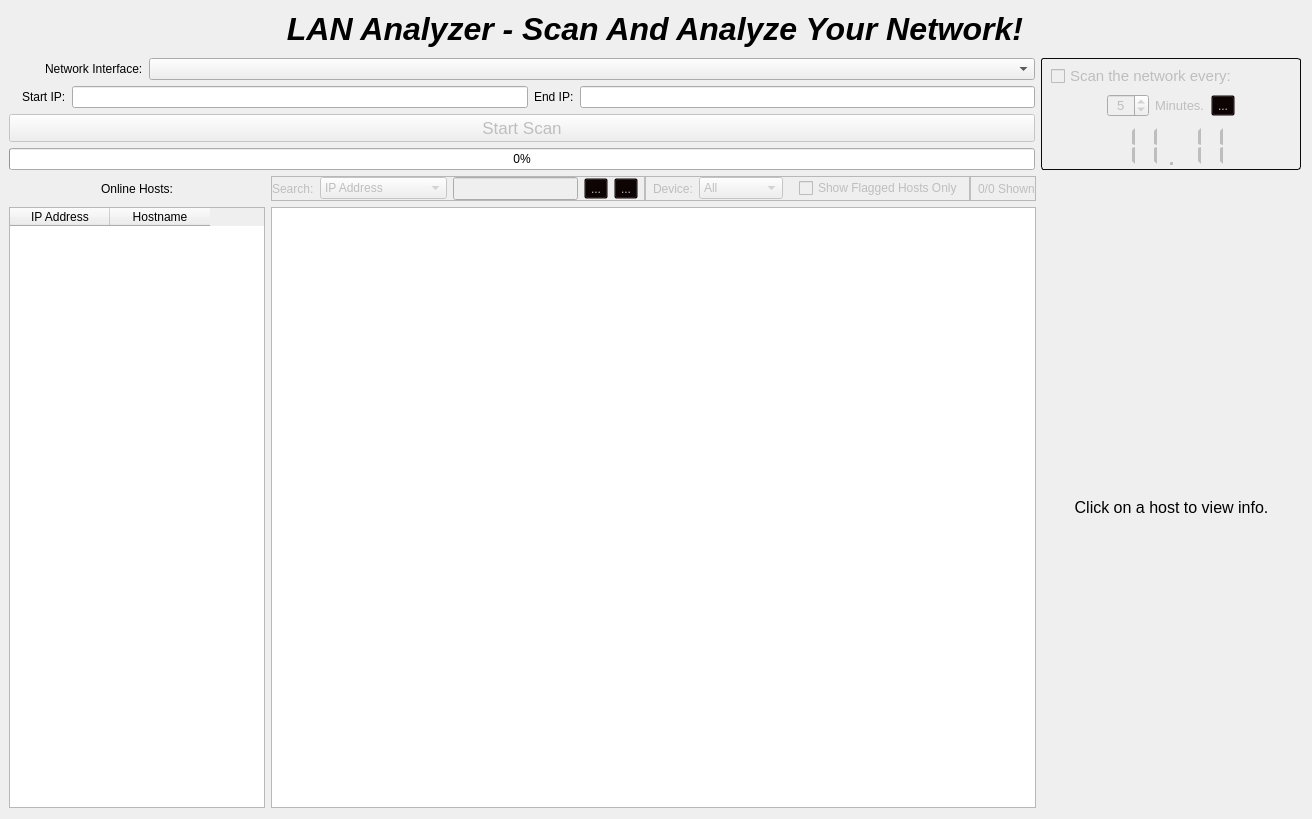
      <widget class="QWidget" name="main_screen">
       <layout class="QGridLayout" name="gridLayout_2">
        <property name="leftMargin">
         <number>9</number>
        </property>
        <item row="4" column="0" rowspan="3">
         <widget class="QTableWidget" name="hosts_table_widget">
          <property name="sizePolicy">
           <sizepolicy hsizetype="Maximum" vsizetype="Expanding">
            <horstretch>0</horstretch>
            <verstretch>0</verstretch>
           </sizepolicy>
          </property>
          <column>
           <property name="text">
            <string>IP Address</string>
           </property>
          </column>
          <column>
           <property name="text">
            <string>Hostname</string>
           </property>
          </column>
         </widget>
        </item>
        <item row="4" column="1" rowspan="3" colspan="2">
         <widget class="QGraphicsView" name="topology_view">
          <property name="minimumSize">
           <size>
            <width>230</width>
            <height>252</height>
           </size>
          </property>
         </widget>
        </item>
        <item row="0" column="0" colspan="4">
         <layout class="QVBoxLayout" name="verticalLayout_2">
          <property name="spacing">
           <number>6</number>
          </property>
          <item>
           <widget class="QLabel" name="title_label">
            <property name="font">
             <font>
              <pointsize>24</pointsize>
              <weight>75</weight>
              <italic>true</italic>
              <bold>true</bold>
              <underline>false</underline>
              <kerning>true</kerning>
             </font>
            </property>
            <property name="text">
             <string>LAN Analyzer - Scan And Analyze Your Network!</string>
            </property>
            <property name="alignment">
             <set>Qt::AlignCenter</set>
            </property>
           </widget>
          </item>
          <item>
           <spacer name="verticalSpacer_2">
            <property name="orientation">
             <enum>Qt::Vertical</enum>
            </property>
            <property name="sizeType">
             <enum>QSizePolicy::Maximum</enum>
            </property>
            <property name="sizeHint" stdset="0">
             <size>
              <width>20</width>
              <height>5</height>
             </size>
            </property>
           </spacer>
          </item>
          <item>
           <layout class="QHBoxLayout" name="horizontalLayout_6">
            <property name="bottomMargin">
             <number>0</number>
            </property>
            <item>
             <layout class="QVBoxLayout" name="verticalLayout_15">
              <property name="bottomMargin">
               <number>0</number>
              </property>
              <item>
               <layout class="QHBoxLayout" name="horizontalLayout_2">
                <item>
                 <widget class="QLabel" name="label_2">
                  <property name="maximumSize">
                   <size>
                    <width>30</width>
                    <height>30</height>
                   </size>
                  </property>
                  <property name="text">
                   <string/>
                  </property>
                  <property name="pixmap">
                   <pixmap>../../icons/nic.png</pixmap>
                  </property>
                  <property name="scaledContents">
                   <bool>true</bool>
                  </property>
                 </widget>
                </item>
                <item>
                 <widget class="QLabel" name="network_interfaces_label">
                  <property name="sizePolicy">
                   <sizepolicy hsizetype="Maximum" vsizetype="Preferred">
                    <horstretch>0</horstretch>
                    <verstretch>0</verstretch>
                   </sizepolicy>
                  </property>
                  <property name="text">
                   <string>Network Interface:</string>
                  </property>
                 </widget>
                </item>
                <item>
                 <widget class="QComboBox" name="interfaces_combobox">
                  <property name="styleSheet">
                   <string notr="true"/>
                  </property>
                 </widget>
                </item>
               </layout>
              </item>
              <item>
               <layout class="QHBoxLayout" name="horizontalLayout">
                <item>
                 <widget class="QLabel" name="label_3">
                  <property name="maximumSize">
                   <size>
                    <width>30</width>
                    <height>30</height>
                   </size>
                  </property>
                  <property name="text">
                   <string/>
                  </property>
                  <property name="pixmap">
                   <pixmap>../../icons/ip-address.png</pixmap>
                  </property>
                  <property name="scaledContents">
                   <bool>true</bool>
                  </property>
                 </widget>
                </item>
                <item>
                 <widget class="QLabel" name="starting_ip_label">
                  <property name="text">
                   <string>Start IP:</string>
                  </property>
                 </widget>
                </item>
                <item>
                 <widget class="QLineEdit" name="start_ip_line"/>
                </item>
                <item>
                 <widget class="QLabel" name="end_ip_label">
                  <property name="text">
                   <string>End IP:</string>
                  </property>
                 </widget>
                </item>
                <item>
                 <widget class="QLineEdit" name="end_ip_line"/>
                </item>
               </layout>
              </item>
              <item>
               <widget class="QPushButton" name="start_scan_button">
                <property name="enabled">
                 <bool>false</bool>
                </property>
                <property name="font">
                 <font>
                  <pointsize>13</pointsize>
                 </font>
                </property>
                <property name="text">
                 <string>Start Scan</string>
                </property>
                <property name="icon">
                 <iconset>
                  <normaloff>../../icons/start_scan_icon.png</normaloff>../../icons/start_scan_icon.png</iconset>
                </property>
                <property name="iconSize">
                 <size>
                  <width>24</width>
                  <height>24</height>
                 </size>
                </property>
               </widget>
              </item>
              <item>
               <widget class="QProgressBar" name="scan_prog_bar">
                <property name="value">
                 <number>0</number>
                </property>
                <property name="textVisible">
                 <bool>true</bool>
                </property>
                <property name="orientation">
                 <enum>Qt::Horizontal</enum>
                </property>
                <property name="invertedAppearance">
                 <bool>false</bool>
                </property>
                <property name="textDirection">
                 <enum>QProgressBar::TopToBottom</enum>
                </property>
               </widget>
              </item>
             </layout>
            </item>
            <item>
             <widget class="QFrame" name="scan_interval_frame">
              <property name="enabled">
               <bool>true</bool>
              </property>
              <property name="minimumSize">
               <size>
                <width>260</width>
                <height>70</height>
               </size>
              </property>
              <property name="styleSheet">
               <string notr="true">QFrame {
	border-width: 1;
	border-radius: 3;
	border-style: solid;
	border-color: rgb(10, 10, 10)
}</string>
              </property>
              <property name="frameShape">
               <enum>QFrame::StyledPanel</enum>
              </property>
              <property name="frameShadow">
               <enum>QFrame::Raised</enum>
              </property>
              <layout class="QGridLayout" name="gridLayout_7">
               <property name="leftMargin">
                <number>9</number>
               </property>
               <property name="topMargin">
                <number>5</number>
               </property>
               <property name="bottomMargin">
                <number>0</number>
               </property>
               <item row="3" column="1" colspan="5">
                <widget class="QLCDNumber" name="scan_interval_remain_lcdNumber">
                 <property name="enabled">
                  <bool>false</bool>
                 </property>
                 <property name="autoFillBackground">
                  <bool>false</bool>
                 </property>
                 <property name="styleSheet">
                  <string notr="true">border: none;</string>
                 </property>
                 <property name="frameShape">
                  <enum>QFrame::Box</enum>
                 </property>
                 <property name="lineWidth">
                  <number>1</number>
                 </property>
                 <property name="midLineWidth">
                  <number>0</number>
                 </property>
                 <property name="smallDecimalPoint">
                  <bool>false</bool>
                 </property>
                 <property name="segmentStyle">
                  <enum>QLCDNumber::Flat</enum>
                 </property>
                 <property name="value" stdset="0">
                  <double>11.109999999999999</double>
                 </property>
                </widget>
               </item>
               <item row="2" column="2">
                <widget class="QSpinBox" name="scan_interval_time_spinBox">
                 <property name="enabled">
                  <bool>false</bool>
                 </property>
                 <property name="sizePolicy">
                  <sizepolicy hsizetype="Maximum" vsizetype="Fixed">
                   <horstretch>0</horstretch>
                   <verstretch>0</verstretch>
                  </sizepolicy>
                 </property>
                 <property name="font">
                  <font>
                   <family>Segoe UI</family>
                   <pointsize>10</pointsize>
                  </font>
                 </property>
                 <property name="wrapping">
                  <bool>false</bool>
                 </property>
                 <property name="frame">
                  <bool>true</bool>
                 </property>
                 <property name="alignment">
                  <set>Qt::AlignCenter</set>
                 </property>
                 <property name="buttonSymbols">
                  <enum>QAbstractSpinBox::UpDownArrows</enum>
                 </property>
                 <property name="accelerated">
                  <bool>false</bool>
                 </property>
                 <property name="correctionMode">
                  <enum>QAbstractSpinBox::CorrectToNearestValue</enum>
                 </property>
                 <property name="keyboardTracking">
                  <bool>true</bool>
                 </property>
                 <property name="minimum">
                  <number>1</number>
                 </property>
                 <property name="maximum">
                  <number>60</number>
                 </property>
                 <property name="value">
                  <number>5</number>
                 </property>
                </widget>
               </item>
               <item row="2" column="3">
                <widget class="QLabel" name="interval_minutes_label">
                 <property name="enabled">
                  <bool>false</bool>
                 </property>
                 <property name="font">
                  <font>
                   <family>Segoe UI</family>
                   <pointsize>10</pointsize>
                  </font>
                 </property>
                 <property name="styleSheet">
                  <string notr="true">border: none;</string>
                 </property>
                 <property name="text">
                  <string>Minutes.</string>
                 </property>
                </widget>
               </item>
               <item row="1" column="1" colspan="5">
                <widget class="QCheckBox" name="scan_interval_cb">
                 <property name="enabled">
                  <bool>false</bool>
                 </property>
                 <property name="font">
                  <font>
                   <family>Segoe UI</family>
                   <pointsize>11</pointsize>
                  </font>
                 </property>
                 <property name="styleSheet">
                  <string notr="true">QCheckBox::indicator:unchecked {
    /*image: url(LAN_Analyzer_Cache/view/icons/timer_unchecked.png);*/
	image: url(src/view/icons/timer_unchecked.png);
	width: 50px;
    height: 50px;
}

QCheckBox::indicator:checked {
    /*image: url(LAN_Analyzer_Cache/view/icons/timer_checked.png);*/
	image: url(src/view/icons/timer_checked.png);
	width: 50px;
    height: 50px;
}

QCheckBox::indicator:unchecked:disabled {
    /*image: url(LAN_Analyzer_Cache/view/icons/disabled_unchecked_timer.png);*/
	image: url(src/view/icons/disabled_unchecked_timer.png);
	width: 50px;
    height: 50px;
}

QCheckBox::indicator:checked:disabled {
    /*image: url(LAN_Analyzer_Cache/view/icons/disabled_checked_timer.png);*/
	image: url(src/view/icons/disabled_checked_timer.png);
	width: 50px;
    height: 50px;
}</string>
                 </property>
                 <property name="text">
                  <string>Scan the network every:</string>
                 </property>
                 <property name="iconSize">
                  <size>
                   <width>16</width>
                   <height>16</height>
                  </size>
                 </property>
                 <property name="checked">
                  <bool>false</bool>
                 </property>
                </widget>
               </item>
               <item row="2" column="4">
                <widget class="QToolButton" name="start_scan_interval_tb">
                 <property name="enabled">
                  <bool>false</bool>
                 </property>
                 <property name="toolTip">
                  <string>(Re)start timer</string>
                 </property>
                 <property name="styleSheet">
                  <string notr="true">background-color: rgba(10, 0, 0, 0);</string>
                 </property>
                 <property name="text">
                  <string>...</string>
                 </property>
                 <property name="icon">
                  <iconset>
                   <normaloff>../../icons/timer_start.png</normaloff>../../icons/timer_start.png</iconset>
                 </property>
                 <property name="iconSize">
                  <size>
                   <width>24</width>
                   <height>24</height>
                  </size>
                 </property>
                </widget>
               </item>
              </layout>
             </widget>
            </item>
           </layout>
          </item>
         </layout>
        </item>
        <item row="2" column="0">
         <widget class="QLabel" name="online_hosts_label">
          <property name="text">
           <string>Online Hosts:</string>
          </property>
          <property name="alignment">
           <set>Qt::AlignCenter</set>
          </property>
         </widget>
        </item>
        <item row="2" column="1" colspan="2">
         <widget class="QFrame" name="topology_search_frame">
          <property name="enabled">
           <bool>false</bool>
          </property>
          <property name="sizePolicy">
           <sizepolicy hsizetype="Preferred" vsizetype="Maximum">
            <horstretch>0</horstretch>
            <verstretch>0</verstretch>
           </sizepolicy>
          </property>
          <property name="frameShape">
           <enum>QFrame::StyledPanel</enum>
          </property>
          <property name="frameShadow">
           <enum>QFrame::Raised</enum>
          </property>
          <layout class="QGridLayout" name="gridLayout_8">
           <property name="leftMargin">
            <number>0</number>
           </property>
           <property name="topMargin">
            <number>0</number>
           </property>
           <property name="rightMargin">
            <number>0</number>
           </property>
           <property name="bottomMargin">
            <number>0</number>
           </property>
           <item row="0" column="0">
            <layout class="QHBoxLayout" name="topology_search_layout">
             <property name="bottomMargin">
              <number>0</number>
             </property>
             <item>
              <widget class="QLabel" name="search_label">
               <property name="text">
                <string>Search:</string>
               </property>
              </widget>
             </item>
             <item>
              <widget class="QComboBox" name="search_value_type_comboBox">
               <property name="sizeAdjustPolicy">
                <enum>QComboBox::AdjustToContentsOnFirstShow</enum>
               </property>
               <item>
                <property name="text">
                 <string>IP Address</string>
                </property>
               </item>
               <item>
                <property name="text">
                 <string>Hostname</string>
                </property>
               </item>
               <item>
                <property name="text">
                 <string>MAC Address</string>
                </property>
               </item>
               <item>
                <property name="text">
                 <string>MAC Vendor</string>
                </property>
               </item>
               <item>
                <property name="text">
                 <string>Open Ports</string>
                </property>
               </item>
               <item>
                <property name="text">
                 <string>Operating System</string>
                </property>
               </item>
              </widget>
             </item>
             <item>
              <widget class="QLineEdit" name="search_bar_lineEdit">
               <property name="font">
                <font>
                 <pointsize>10</pointsize>
                </font>
               </property>
              </widget>
             </item>
             <item>
              <widget class="QToolButton" name="search_tb">
               <property name="styleSheet">
                <string notr="true">background-color: rgba(10, 0, 0, 0);</string>
               </property>
               <property name="text">
                <string>...</string>
               </property>
               <property name="icon">
                <iconset>
                 <normaloff>../../icons/search.png</normaloff>../../icons/search.png</iconset>
               </property>
               <property name="iconSize">
                <size>
                 <width>24</width>
                 <height>24</height>
                </size>
               </property>
              </widget>
             </item>
             <item>
              <widget class="QToolButton" name="cancel_search_tb">
               <property name="styleSheet">
                <string notr="true">background-color: rgba(10, 0, 0, 0);</string>
               </property>
               <property name="text">
                <string>...</string>
               </property>
               <property name="icon">
                <iconset>
                 <normaloff>../../icons/cancel.png</normaloff>../../icons/cancel.png</iconset>
               </property>
               <property name="iconSize">
                <size>
                 <width>20</width>
                 <height>20</height>
                </size>
               </property>
              </widget>
             </item>
             <item>
              <widget class="Line" name="line">
               <property name="frameShadow">
                <enum>QFrame::Plain</enum>
               </property>
               <property name="lineWidth">
                <number>2</number>
               </property>
               <property name="midLineWidth">
                <number>2</number>
               </property>
               <property name="orientation">
                <enum>Qt::Vertical</enum>
               </property>
              </widget>
             </item>
             <item>
              <widget class="QLabel" name="device_search_label">
               <property name="text">
                <string>Device:</string>
               </property>
              </widget>
             </item>
             <item>
              <widget class="QComboBox" name="device_type_search_comboBox">
               <item>
                <property name="text">
                 <string>All</string>
                </property>
               </item>
               <item>
                <property name="text">
                 <string>Computer</string>
                </property>
               </item>
               <item>
                <property name="text">
                 <string>Router</string>
                </property>
               </item>
               <item>
                <property name="text">
                 <string>Printer</string>
                </property>
               </item>
              </widget>
             </item>
             <item>
              <spacer name="horizontalSpacer_8">
               <property name="orientation">
                <enum>Qt::Horizontal</enum>
               </property>
               <property name="sizeType">
                <enum>QSizePolicy::Minimum</enum>
               </property>
               <property name="sizeHint" stdset="0">
                <size>
                 <width>10</width>
                 <height>0</height>
                </size>
               </property>
              </spacer>
             </item>
             <item>
              <widget class="QCheckBox" name="show_flagged_only_cb">
               <property name="text">
                <string>Show Flagged Hosts Only</string>
               </property>
              </widget>
             </item>
             <item>
              <widget class="Line" name="line_2">
               <property name="frameShadow">
                <enum>QFrame::Plain</enum>
               </property>
               <property name="lineWidth">
                <number>2</number>
               </property>
               <property name="midLineWidth">
                <number>2</number>
               </property>
               <property name="orientation">
                <enum>Qt::Vertical</enum>
               </property>
              </widget>
             </item>
             <item>
              <widget class="QLabel" name="topology_shown_hosts_count_label">
               <property name="text">
                <string>0/0 Shown</string>
               </property>
              </widget>
             </item>
            </layout>
           </item>
          </layout>
         </widget>
        </item>
        <item row="5" column="3">
         <widget class="QLabel" name="host_info_label">
          <property name="sizePolicy">
           <sizepolicy hsizetype="Maximum" vsizetype="Preferred">
            <horstretch>0</horstretch>
            <verstretch>0</verstretch>
           </sizepolicy>
          </property>
          <property name="minimumSize">
           <size>
            <width>259</width>
            <height>589</height>
           </size>
          </property>
          <property name="maximumSize">
           <size>
            <width>259</width>
            <height>589</height>
           </size>
          </property>
          <property name="font">
           <font>
            <pointsize>12</pointsize>
           </font>
          </property>
          <property name="text">
           <string>Click on a host to view info.</string>
          </property>
          <property name="alignment">
           <set>Qt::AlignCenter</set>
          </property>
         </widget>
        </item>
       </layout>
      </widget>
